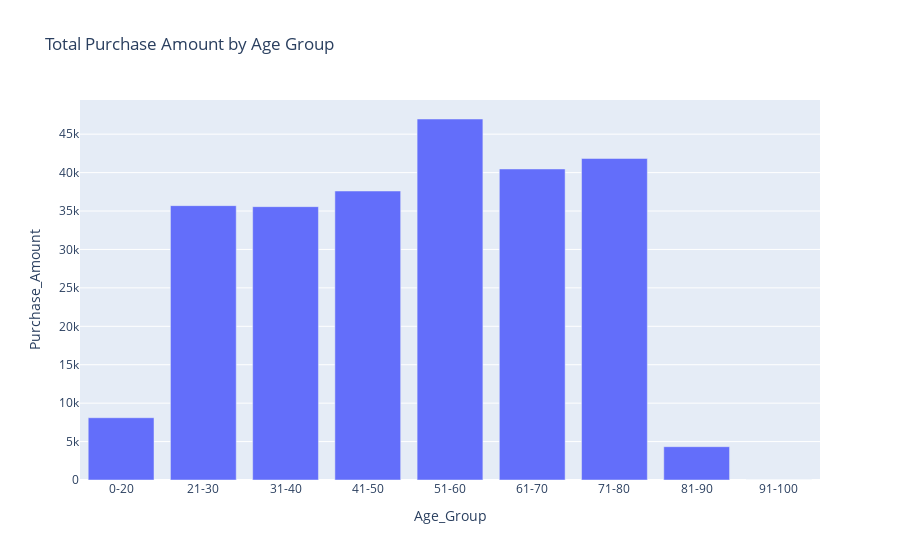

The notebook cell saved with this chart:
### Code cell
import pandas as pd
import plotly.express as px




age_bins = [0, 20, 30, 40, 50, 60, 70, 80, 90, 100]
age_labels = ['0-20', '21-30', '31-40', '41-50', '51-60', '61-70', '71-80', '81-90', '91-100']


df['Age_Group'] = pd.cut(df['Age'], bins=age_bins, labels=age_labels, right=False)


age_group_stats = df.groupby('Age_Group').agg({
    'Purchase_Amount': 'sum',
    'Average_Spending_Per_Purchase': 'mean',
    'Purchase_Frequency_Per_Month': 'sum'
}).reset_index()



plt.figure(figsize=(8, 6))
sns.set(style="whitegrid", palette="pastel")
fig = px.bar(age_group_stats, x='Age_Group', y='Purchase_Amount', title='Total Purchase Amount by Age Group')
fig.show()

### Figure 1 — Plotly figure (JSON) as saved in the notebook; plotly's stock layout.template omitted (floating-point values rounded to 4 significant figures)
{"data": [{"alignmentgroup": "True", "hovertemplate": "Age_Group=%{x}<br>Purchase_Amount=%{y}<extra></extra>", "legendgroup": "", "marker": {"color": "#636efa", "pattern": {"shape": ""}}, "name": "", "offsetgroup": "", "orientation": "v", "showlegend": false, "textposition": "auto", "type": "bar", "x": ["0-20", "21-30", "31-40", "41-50", "51-60", "61-70", "71-80", "81-90", "91-100"], "xaxis": "x", "y": [8103, 35701, 35569, 37605, 46974, 40472, 41839, 4336, 0], "yaxis": "y"}], "layout": {"barmode": "relative", "legend": {"tracegroupgap": 0}, "title": {"text": "Total Purchase Amount by Age Group"}, "xaxis": {"anchor": "y", "domain": [0, 1], "title": {"text": "Age_Group"}}, "yaxis": {"anchor": "x", "domain": [0, 1], "title": {"text": "Purchase_Amount"}}}}
